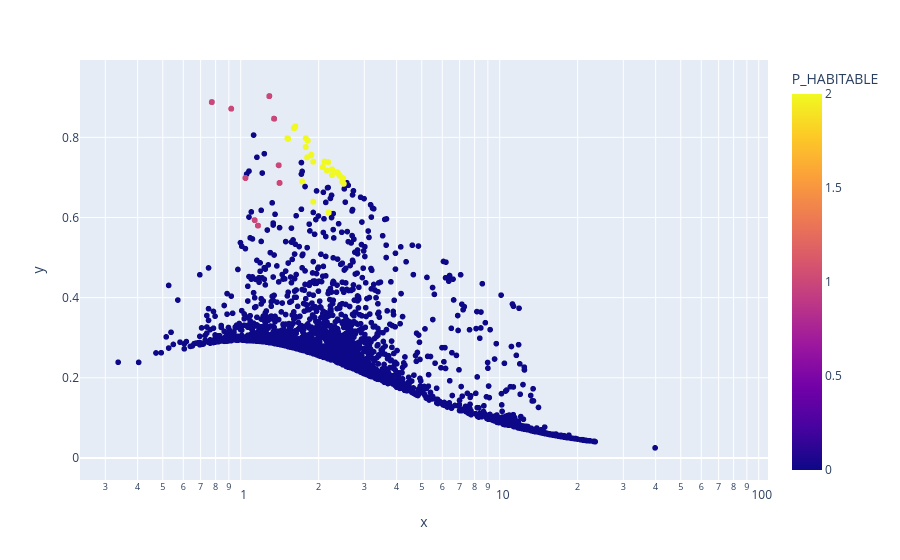

Notebook code for this chart:
### Markdown cell above
Planet mass in range 0.4 to 3.93 units corresponds to potentialy habitual exoplanets. Planet mass in range 5.4 to 8.92 units corresponds to positively habitual exoplanets. It is also important to note that, potentially habitual exoplanets have more ESI range then positively habitual exoplanets.

### Code cell
import plotly.express as px
fig = px.scatter(oversampled, x= oversampled.P_RADIUS, y = oversampled.P_ESI, color=oversampled.P_HABITABLE, hover_name=oversampled.P_NAME, log_x=True, size_max=30)

fig.show()

### Figure 1 — Plotly figure (JSON) as saved in the notebook; plotly's stock layout.template omitted (floating-point values rounded to 4 significant figures; data arrays with more than 128 entries replaced by an {"elided": "..."} marker saying what was removed)
{"data": [{"hovertemplate": "<b>%{hovertext}</b><br><br>x=%{x}<br>y=%{y}<br>P_HABITABLE=%{marker.color}<extra></extra>", "hovertext": {"elided": "11979 float values"}, "legendgroup": "", "marker": {"color": {"elided": "11979 int values"}, "coloraxis": "coloraxis", "symbol": "circle"}, "mode": "markers", "name": "", "showlegend": false, "type": "scattergl", "x": {"elided": "11979 float values"}, "xaxis": "x", "y": {"elided": "11979 float values"}, "yaxis": "y"}], "layout": {"coloraxis": {"colorbar": {"title": {"text": "P_HABITABLE"}}, "colorscale": [[0, "#0d0887"], [0.1111, "#46039f"], [0.2222, "#7201a8"], [0.3333, "#9c179e"], [0.4444, "#bd3786"], [0.5556, "#d8576b"], [0.6667, "#ed7953"], [0.7778, "#fb9f3a"], [0.8889, "#fdca26"], [1, "#f0f921"]]}, "legend": {"tracegroupgap": 0}, "margin": {"t": 60}, "xaxis": {"anchor": "y", "domain": [0, 1], "title": {"text": "x"}, "type": "log"}, "yaxis": {"anchor": "x", "domain": [0, 1], "title": {"text": "y"}}}}
